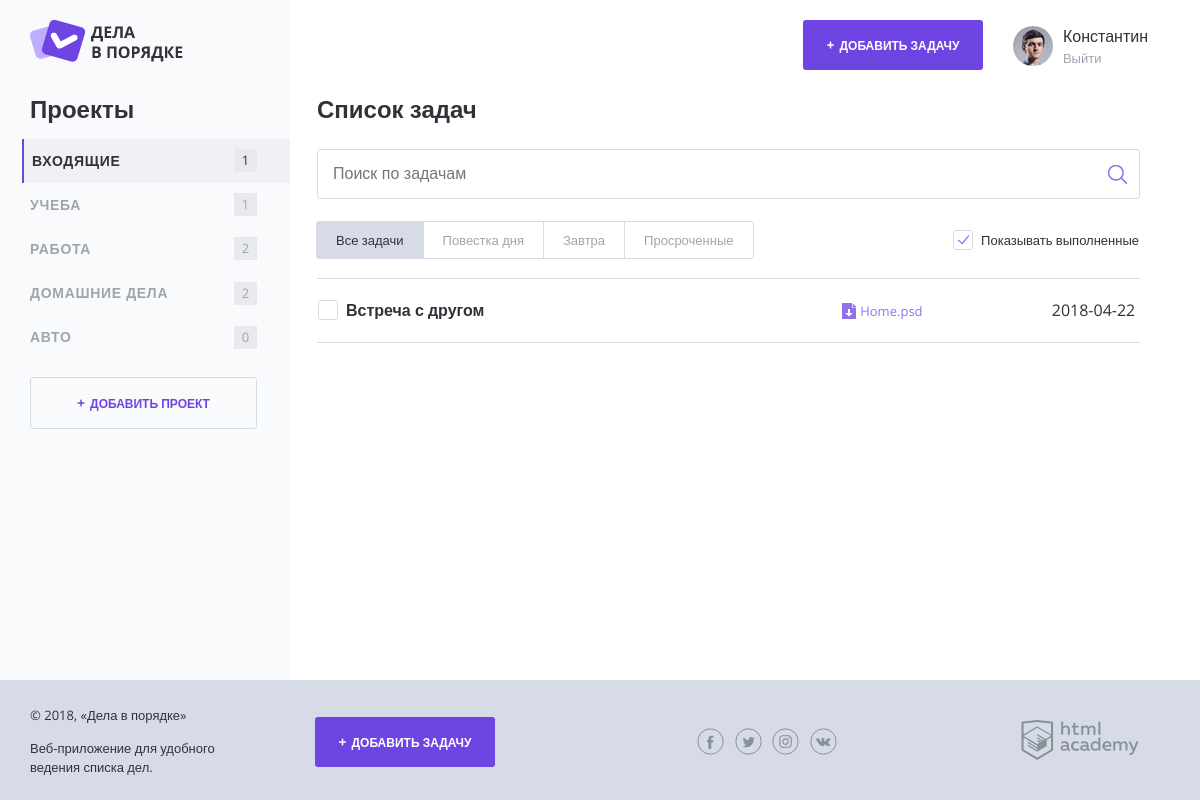
The page / on the database its author committed.
### tables this page shows
CREATE TABLE `projects` (
    `id` INT AUTO_INCREMENT PRIMARY KEY,
    `name` CHAR(64),
    `user_id` INT,
    FOREIGN KEY (`user_id`) REFERENCES `users`(`id`)
        ON UPDATE CASCADE
        ON DELETE RESTRICT
);

CREATE TABLE `tasks` (
    `id` INT AUTO_INCREMENT PRIMARY KEY,
    `creation_date` DATE,
    `completion_date` DATE,
    `name` CHAR(64),
    `file` CHAR(128),
    `term_date` DATE,
    `project_id` INT DEFAULT NULL,
    `user_id` INT NOT NULL,
    FOREIGN KEY (`project_id`) REFERENCES `projects`(`id`)
        ON UPDATE CASCADE
        ON DELETE RESTRICT,
    FOREIGN KEY (`user_id`) REFERENCES `users`(`id`)
        ON UPDATE CASCADE
        ON DELETE RESTRICT
);

### functions.php (called while the page is built, shortened)
<?php
function getTasksCountByProjectName(string $projectName = DEFAULT_PROJECT, array $tasks = []): int
{
    $result = 0;
    foreach ($tasks as $task) {
        if ($projectName == $task["project_name"] || ($projectName == DEFAULT_PROJECT && empty($task["project_name"]))) {
            $result++;
        }
    }
    return $result;
};
function getHoursCountTillTheDate($date)
{
    if ($date !== NULL) {
        $ts = time();
        $endTs = strtotime($date);
        $tsDiff = $endTs - $ts;
        $hoursUntilEnd = floor($tsDiff / SECS_IN_HOUR);
        return $hoursUntilEnd;
    }
};
function includeTemplate(string $template, array $data = []): string
{
    if (file_exists($template)) {
        extract($data);
        require $template;
        $html = ob_get_contents();
    } else {
        $html = "";
    }
    return $html;
};
function getProjectsListForUser($databaseLink, int $userId)
{
    $sql = "
        SELECT
            `name`,
            `id`
        FROM
            `projects`
        WHERE
            `user_id` = $userId
    ";
    if ($res = mysqli_query($databaseLink, $sql)) {
        $projectsList = mysqli_fetch_all($res, MYSQLI_ASSOC);
    }
    return $projectsList;
};
function getTasksListForUser($databaseLink, $userId)
{
    $sql = "
SELECT
    `tasks`.*,
    `projects`.`name` `project_name`
FROM
    `tasks`
LEFT  JOIN
    `projects` ON `tasks`.`project_id` = `projects`.`id`
WHERE
    `tasks`.`user_id` = $userId
ORDER BY
    `completion_date` ASC";
    if ($res = mysqli_query($databaseLink, $sql)) {
        $tasks = mysqli_fetch_all($res, MYSQLI_ASSOC);
    }
    return $tasks;
};

### data.php (called while the page is built)
<?php
$showCompleteTasks = rand(0, 1);
$user = 1;
$projects = getProjectsListForUser($link, $user);
$projects = array_merge([["name" => "Входящие", "id" => 0]], $projects);
$tasks = getTasksListForUser($link, $user);

### templates/layout.php (the view, shortened to what this page needs)
<!DOCTYPE html>
<html lang="ru">
<head>
    <link rel="stylesheet" href="css/normalize.css">
    <link rel="stylesheet" href="css/style.css">
    <link rel="stylesheet" href="css/flatpickr.min.css">
</head>
<body>
<div class="page-wrapper">
    <div class="container container--with-sidebar">
        <header class="main-header">
            <a href="#">
                <img src="img/logo.png" width="153" height="42" alt="Логотип Дела в порядке">
            </a>
            <div class="main-header__side">
                <a class="main-header__side-item button button--plus open-modal" href="javascript:;"
                target="task_add">Добавить задачу</a>
                <div class="main-header__side-item user-menu">
                    <div class="user-menu__image">
                        <img src="img/user-pic.jpg" width="40" height="40" alt="Пользователь">
                    </div>
                    <div class="user-menu__data">
                        <p>Константин</p>
                        <a href="#">Выйти</a>
                    </div>
                </div>
            </div>
        </header>
        <div class="content">
            <section class="content__side">
                <h2 class="content__side-heading">Проекты</h2>
                <nav class="main-navigation">
                    <ul class="main-navigation__list">
                        <?php foreach ($projects as $item): ?>
                        <li class="main-navigation__list-item  <?= $item["id"] == $selectedProjectId ? "main-navigation__list-item--active" : "" ?>">
                            <a class="main-navigation__list-item-link" href="index.php?project_id=<?=$item["id"]?>"><?=$item["name"]?></a>
                            <span class="main-navigation__list-item-count"><?= getTasksCountByProjectName($item["name"], $tasks) ?></span>
                        </li>
                        <?php endforeach; ?>
                    </ul>
                </nav>
                <a class="button button--transparent button--plus content__side-button open-modal"
                   href="javascript:;" target="project_add">Добавить проект</a>
            </section>
            <main class="content__main">
                <?= $content; ?>
            </main>
        </div>
    </div>
</div>
<footer class="main-footer">
    <div class="container">
        <div class="main-footer__copyright">
            <p>© 2018, «Дела в порядке»</p>
            <p>Веб-приложение для удобного ведения списка дел.</p>
        </div>
        <a class="main-footer__button button button--plus open-modal" target="task_add"
           href="javascript:;">Добавить задачу</a>
        <div class="main-footer__social social">
            <a class="social__link social__link--facebook" href="#">Facebook
            </a>
            <a class="social__link social__link--twitter" href="#">Twitter
            </a>
            <a class="social__link social__link--instagram" href="#">Instagram
            </a>
            <a class="social__link social__link--vkontakte" href="#">Вконтакте
            </a>
        </div>
        <div class="main-footer__developed-by">
            <a href="https://htmlacademy.ru/intensive/php">
                <img src="img/htmlacademy.svg" alt="HTML Academy" width="118" height="40">
            </a>
        </div>
    </div>
</footer>
</body>
</html>

### templates/index.php (shortened to what this page needs)
<h2 class="content__main-heading">Список задач</h2>
<form class="search-form" action="index.html" method="post">
    <input class="search-form__input" type="text" name="" value="" placeholder="Поиск по задачам">
    <input class="search-form__submit" type="submit" name="" value="Искать">
</form>
<div class="tasks-controls">
    <nav class="tasks-switch">
        <a href="/" class="tasks-switch__item tasks-switch__item--active">Все задачи</a>
        <a href="/" class="tasks-switch__item">Повестка дня</a>
        <a href="/" class="tasks-switch__item">Завтра</a>
        <a href="/" class="tasks-switch__item">Просроченные</a>
    </nav>
    <label class="checkbox">
        <span class="checkbox__text">Показывать выполненные</span>
    </label>
</div>
<table class="tasks">
    <?php foreach ($tasksByProject as $key => $item): ?>
    <tr class="tasks__item task <?= $item["completion_date"] !== NULL ? "task--completed" : "" ?>
    <?= getHoursCountTillTheDate($item["term_date"]) <= 24 && $item["completion_date"] !== NULL ? "task--important" : "" ?>">
        <?php if ($showCompleteTasks == 1): ?>
        <td class="task__select">
            <label class="checkbox task__checkbox">
                <span class="checkbox__text"><?=$item["name"];?></span>
            </label>
        </td>
        <td class="task__file">
            <a class="download-link" href="#">Home.psd</a>
        </td>
        <td class="task__date"><?=$item["term_date"];?></td>
        <?php endif; ?>
    </tr>
    <?php endforeach; ?>
</table>

### index.php
<?php
require_once "init.php";
require_once "functions.php";
require_once "data.php";
if (!$link) {
    $error = mysqli_connect_error();
    $content = includeTemplate("templates/error.php", ["error" => $error]);
} else {
    $selectedProjectId = isset($_GET["project_id"]) ? intval($_GET["project_id"]): 0;
    $existsProjects = array_filter(
        $projects,
        function($project) use ($selectedProjectId)
        {
            return $project["id"] == $selectedProjectId;
        }
    );
    if (empty($existsProjects)) {
        $content = includeTemplate("templates/error.php", ["error" => "Проект не найден"]);
    } else {
        $tasksByProject = array_filter(
            $tasks,
            function($task) use ($selectedProjectId)
            {
                return $task["project_id"] == $selectedProjectId;
            }
        );
        $content = includeTemplate(
            "templates/index.php",
            [
                "tasksByProject" => $tasksByProject,
                "showCompleteTasks" => $showCompleteTasks
            ]
        );
    }
}
$layoutContent = includeTemplate(
    "templates/layout.php",
    [
        "content" => $content,
        "projects" => $projects,
        "tasks" => $tasks,
        "tasksByProject" => $tasksByProject,
        "title" => "Дела в порядке",
        "showCompleteTasks" => $showCompleteTasks,
        "selectedProjectId" => $selectedProjectId
    ]
);
print($layoutContent);

### rows shown on the page
projects: name "УЧЕБА", name "1"
projects: name "РАБОТА", name "2"
projects: name "ДОМАШНИЕ ДЕЛА", name "2"
projects: name "АВТО", name "0"
tasks: name "Встреча с другом", term_date "2018-04-22"

### other values the page prints
$item["name"] "ВХОДЯЩИЕ"
getTasksCountByProjectName($item["name"], $tasks) "1"
